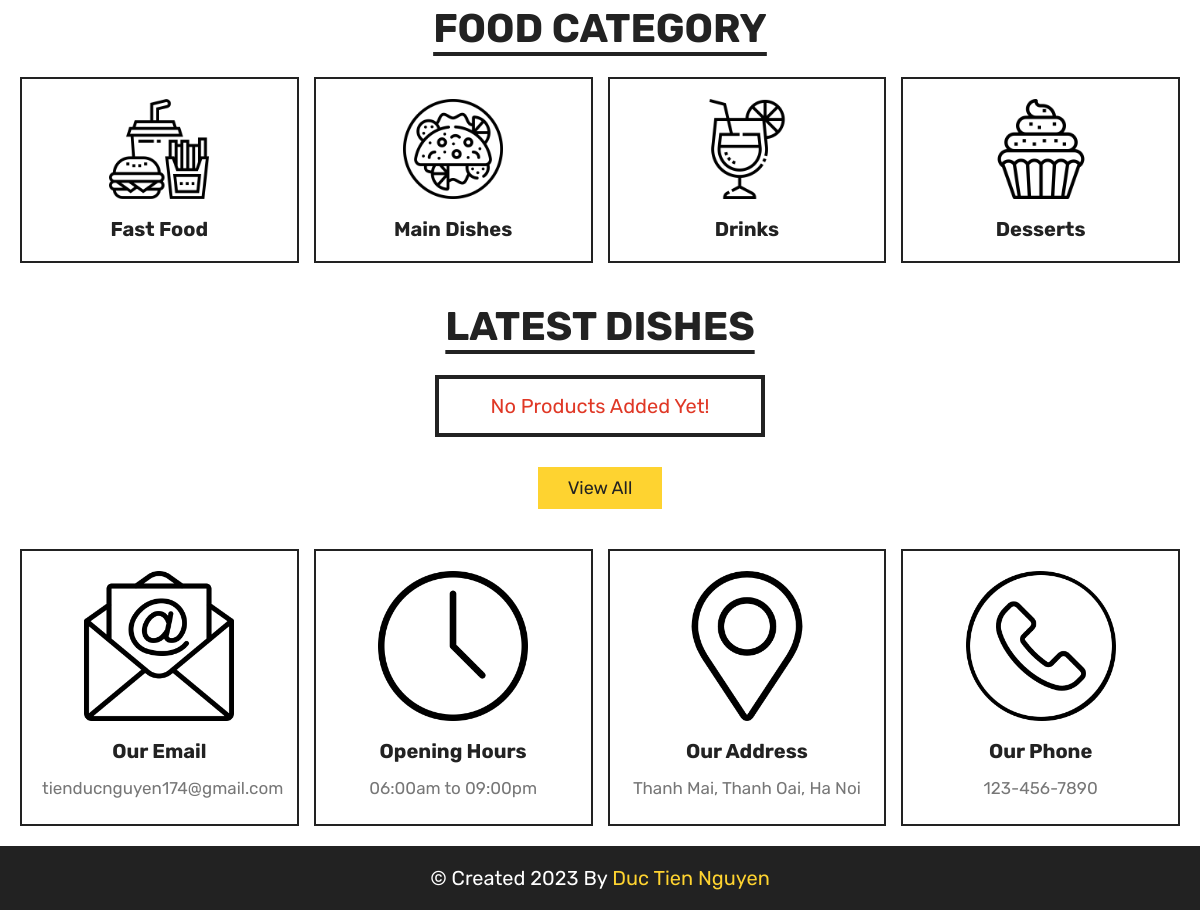
Page /home.php (lower part) on the earlier database version.
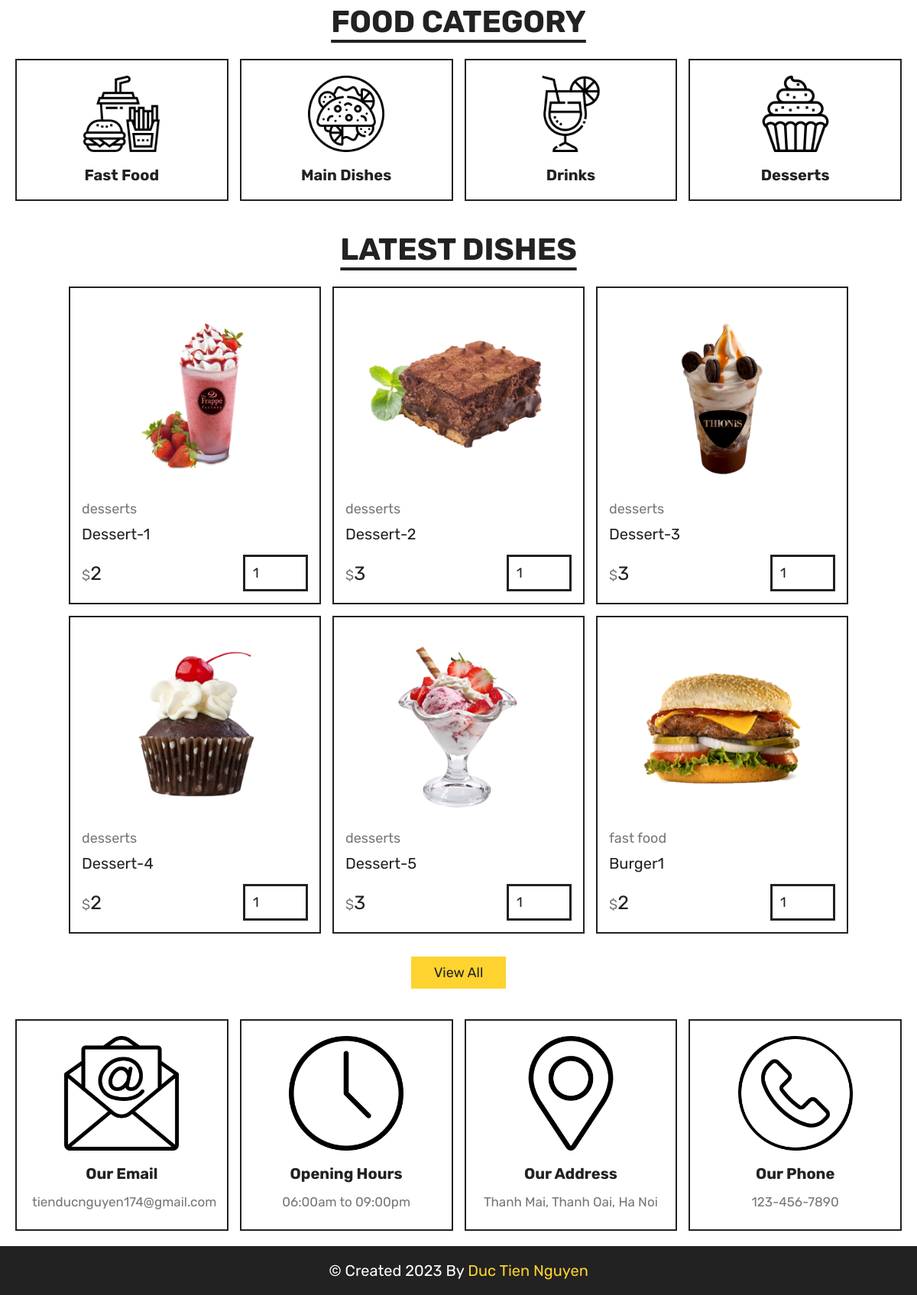
Same page on the later database version.
### tables this page shows
CREATE TABLE `products` (
  `id` int(100) NOT NULL,
  `name` varchar(100) NOT NULL,
  `category` varchar(100) NOT NULL,
  `price` int(10) NOT NULL,
  `image` varchar(100) NOT NULL
);

### home.php (the view, shortened to what this page needs)
<?php
include 'components/connect.php';
?>
<!DOCTYPE html>
<html lang="en">
<head>
    <link rel="stylesheet" href="https://cdnjs.cloudflare.com/ajax/libs/font-awesome/6.2.1/css/all.min.css">
    <link rel="stylesheet" href="https://cdn.jsdelivr.net/npm/swiper@8/swiper-bundle.min.css"/>
    <link rel="stylesheet" href="css/style.css">
</head>
<body>
<section class ="category">
    <h1 class="title">food category</h1>
    <div class="box-container">
        <a href="category.php?category=fast food" class="box">
            <img src="images/cat-1.png" alt="">
            <h3>fast food</h3>
        </a>
        <a href="category.php?category=main dish" class="box">
            <img src="images/cat-2.png" alt="">
            <h3>main dishes</h3>
        </a>
        <a href="category.php?category=drinks" class="box">
            <img src="images/cat-3.png" alt="">
            <h3>drinks</h3>
        </a>
        <a href="category.php?category=desserts" class="box">
            <img src="images/cat-4.png" alt="">
            <h3>desserts</h3>
        </a>
    </div>
</section>
<section class="products">
    <h1 class="title">latest dishes</h1>
    <div class="box-container">
    <?php
            $select_products = $conn->prepare("SELECT * FROM `products` LIMIT 6");
            $select_products->execute();
            if($select_products->rowCount() > 0){
                while($fetch_products = $select_products->fetch(PDO::FETCH_ASSOC)){
        ?>
        <form action="" method="post" class="box">
            <img src="uploaded_img/<?= $fetch_products['image']; ?>" alt="">
            <a href="category.php?category=<?= $fetch_products['category']; ?>" class="cat"><?= $fetch_products['category']; ?></a>
            <div class="name"><?= $fetch_products['name']; ?></div>
            <div class="flex">
                <div class="price"><span>$</span><?= $fetch_products['price']; ?></div>
                <input type="number" name="qty" class="qty" min="1" max="99" value="1" maxlength="2">
            </div>
        </form>
        <?php
                }
            }else{
                echo '<p class="empty">no products added yet!</p>';
            }
        ?>
    </div>
    <div class="more-btn">
        <a href="menu.php" class="btn">view all</a>
    </div>
</section>
<?php include 'components/footer.php'?>
</body>
</html>

Differences in the rows shown:
added products: image (picture), category "desserts", name "Dessert-1", price "2"
added products: image (picture), category "desserts", name "Dessert-2", price "3"
added products: image (picture), category "desserts", name "Dessert-3", price "3"
added products: image (picture), category "desserts", name "Dessert-4", price "2"
added products: image (picture), category "desserts", name "Dessert-5", price "3"
added products: image (picture), category "fast food", name "Burger1", price "2"
Other differences:
text no longer shown: "No Products Added Yet!"
